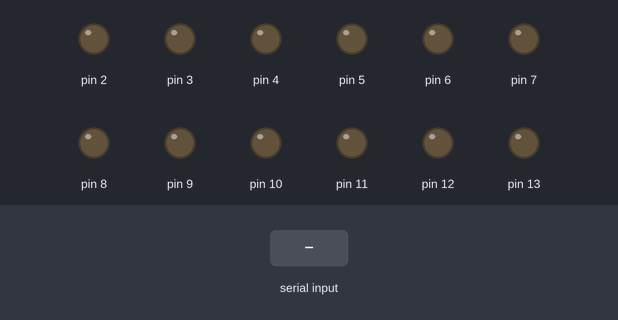
The sketch below on a simulated Arduino Uno, built with avr-gcc and run on an emulated ATmega328P. Parts: output pins drawn as LEDs (lit = HIGH). Inputs (shaded band) come from the test bench.

Above: at 1.2 s.
1.3 s: "H" received over Serial
At 1.8 s:
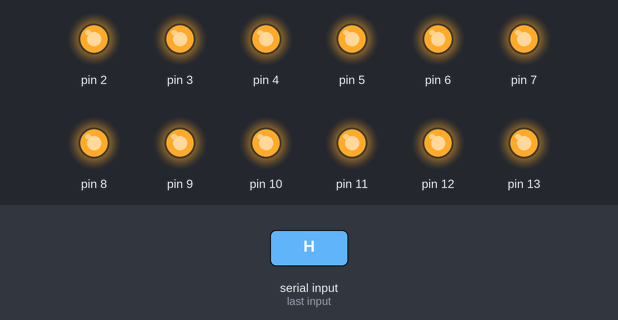
2.8 s: "1" received over Serial
At 3.8 s:
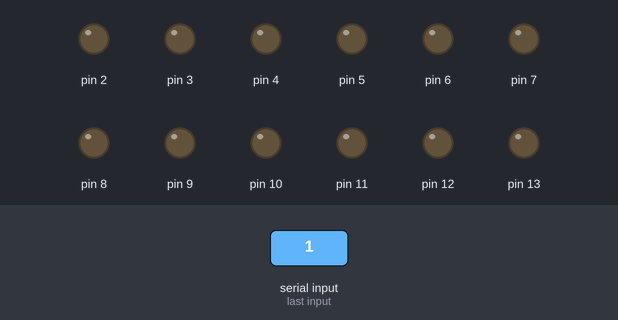
Timing chart, 0 to 5.8 s (numbered marks = the images above; inputs shaded):
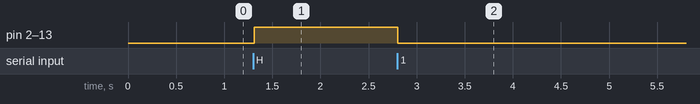

Measured:
- after the input at 1.3 s, pin 2–13: LOW → HIGH at once
- after the input at 2.8 s, pin 2–13: HIGH → LOW at once

The sketch:

Activity5_simplewrite_Veneracion.ino
```cpp
char val; // Data received from the serial port
int led;

void setup() {
  Serial.begin(9600); // Start serial communication at 9600 bps
  for(led = 2; led <= 13; led++)
    pinMode(led, OUTPUT);
}

void loop() {
  while (Serial.available()) { // If data is available to read,
    val = Serial.read(); // read it and store it in val
  }
  if (val == 'H') { // If H was received
    for(led = 2; led <= 13; led++) {
      digitalWrite(led, HIGH); // turn the LED on
    }
  } else {
    for(led = 2; led <= 13; led++) {
      digitalWrite(led, LOW); // Otherwise turn it OFF
    }
  }
  delay(10); // Wait 10 milliseconds for next reading
}
```
